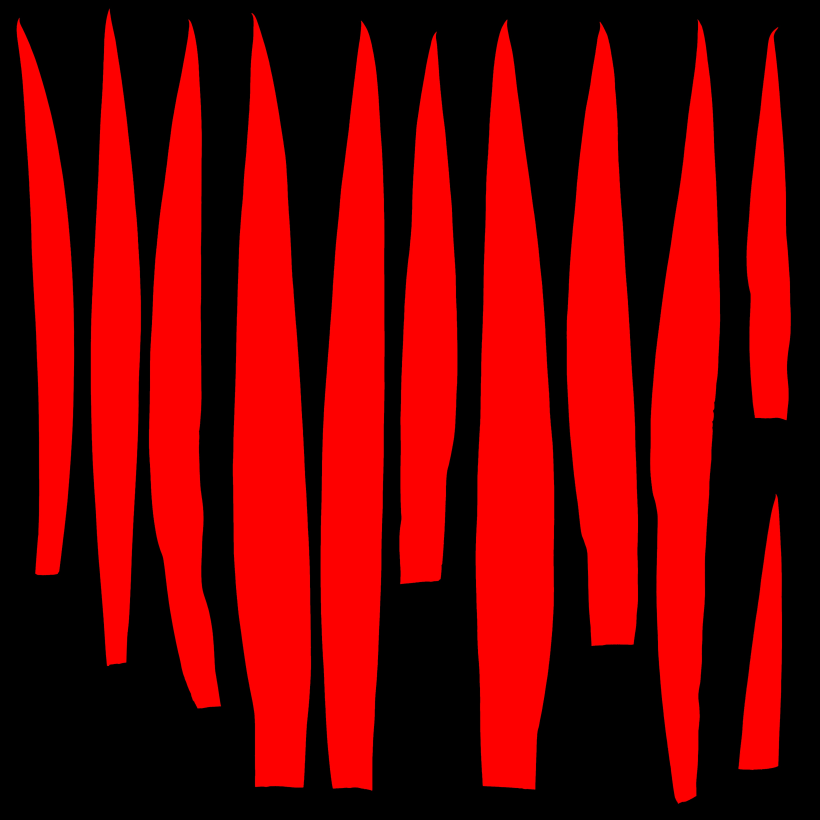
#> input picture knowledge/landscape/foliage/generated/african_flag_Opacity.jpg, 4096 x 4096 px, given in place of Star_Jasmine_pjycl2_4K_Opacity.jpg, which was not available (shown at 1/5 size)
$ python banks.py
#> lines starting #> are read from the running program, lines starting #| are printed output that depends on the picture; after the words box and inside, x2 and y2 are one past the last pixel; in counts of white or black regions, pixels touching at a corner belong together
"""Leaf banks: single-leaf cut-outs found in a Megascans atlas's Opacity map (RED channel), oriented by PCA.

    python -I banks.py            -> knowledge/landscape/foliage/banks.json   (cached; tests read the JSON)

A leaf is kept only if it is one whole, live, green leaf: a component of the opacity mask (4-connected, on a 1024 px
downsample) whose mean colour is green (G/R >= 1.0 and not white: B <= 0.95 G; this is the dead-leaf and petal filter
the LDL pass-6 jasmine defect needs), that is not a merge of several leaves (area <= 2.2x the median) and not holed
(filled-row ratio >= 0.96). Each record: base point, unit axis base->tip, blade length and width (blade = the part
wider than 30 % of the maximum, so petioles are cut off and grown as stems by the skeleton)."""
import json
import math
import os
import sys
from collections import deque
from pathlib import Path

import numpy as np
from PIL import Image

Image.MAX_IMAGE_PIXELS = None
FAB = Path(os.environ.get("ARCHPIPE_FAB", "/home/omar/archpipe/shared/assets/user/landscape/fab/unzipped"))
OUT = Path(__file__).resolve().parents[4] / "knowledge/landscape/foliage/banks.json"
GEN = OUT.parent / "generated"
DS = 4   # downsample factor of the 4096 px atlas

# bank id -> (archive dir, file stem, scientific name of the scanned plant, min component px at 1024)
SOURCES = {
    "star_jasmine": ("star_jasmine_pjycl2_4k", "Star_Jasmine_pjycl2_4K", "Trachelospermum jasminoides", 400),
    "ginger_lily": ("ginger_lily_ud5fffgja_high", "Ginger_Lily_ud5fffgja_High_4K", "Hedychium coronarium", 600),
    "jungle_ginger": ("jungle_ginger_sgbms_high", "Jungle_Ginger_sgbms_High_4K", "Zingiber (Megascans 'Jungle Ginger')", 400),
    "cast_iron": ("cast___iron_plant_shdmr_high", "Cast_-_Iron_Plant_shdmr_High_4K", "Aspidistra elatior", 600),
    "taro": ("taro_sjli7_high", "Taro_sjli7_High_4K", "Colocasia esculenta", 3000),
    # client Fab downloads 2026-11-22 (assets_manifest.json). 5th field: opening radius (px at 1024) that cuts a leaflet
    # off the twig/rachis it touches in a sprig atlas; 0 for atlases of separate leaves
    "australian_laurel": ("australian_laurel_pf5hkss2_4k", "Australian_Laurel_pf5hkss2_4K", "Pittosporum undulatum", 400, 0),
    "weeping_fig": ("weeping_fig_pbxka2_4k", "Weeping_Fig_pbxkA2_4K", "Ficus benjamina", 150, 2),
    "grape_vine": ("common_grape_vine_qhmj12_4k", "Common_Grape_Vine_qhmj12_4K", "Vitis vinifera", 1200, 0),
    "tree_philodendron": ("tree_philodendron_qirh62_4k", "Tree_Philodendron_qirh62_4K", "Thaumatophyllum bipinnatifidum", 1500, 0),
    "elephant_ear": ("elephant_ear_qhnhw2_4k", "Elephant_Ear_qhnhW2_4K", "Alocasia (Megascans 'Elephant Ear')", 10000, 0),
    "african_flag": ("african_flag_okyefdhh2_4k", "African_Flag_okyefdhh2_4K", "Hedychium/Canna-type strap (Megascans 'African Flag')", 600, 0),
    "chinese_wisteria": ("chinese_wisteria_qfgfw2_4k", "Chinese_Wisteria_qfgfW2_4K", "Wisteria sinensis", 120, 2),
}


def maps(bank):
    d, stem = SOURCES[bank][:2]
    return {n: str(FAB / d / f"{stem}_{n}.jpg") for n in ("BaseColor", "Opacity", "Roughness", "Normal", "Translucency")}


# [13 lines left out: functions _erode, _grow, not called in this run]


def _components(mask, min_px):
    h, w = mask.shape
    seen = np.zeros_like(mask)
    for y, x in zip(*np.nonzero(mask)):
        if seen[y, x]:
            continue
        q = deque([(y, x)]); seen[y, x] = True; pts = [(y, x)]
        while q:
            cy, cx = q.popleft()
            for ny, nx in ((cy + 1, cx), (cy - 1, cx), (cy, cx + 1), (cy, cx - 1)):
                if 0 <= ny < h and 0 <= nx < w and mask[ny, nx] and not seen[ny, nx]:
                    seen[ny, nx] = True; q.append((ny, nx)); pts.append((ny, nx))
        if len(pts) >= min_px:
            yield np.array(pts)


# [34 lines left out: function _leaf, not called in this run]


def extract(bank):
#> called with bank = 'star_jasmine'
    d, stem, sci, min_px = SOURCES[bank][:4]
    open_px = SOURCES[bank][4] if len(SOURCES[bank]) > 4 else 0
    p = maps(bank)
    o = np.asarray(Image.open(p["Opacity"]).split()[0].resize((1024, 1024), Image.BILINEAR))
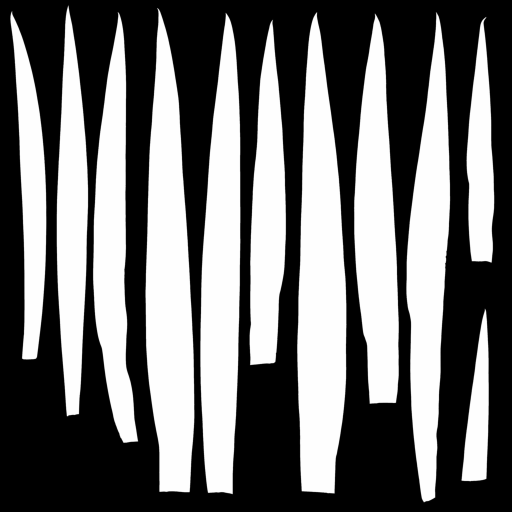
#> o: shape (1024, 1024) (shown at 1/2 size); min 0, max 254, mean 111.7
    mask = o > 100
#> mask: shape (1024, 1024) bool; 44.2% white; 11 white regions, largest, box (x1, y1, x2, y2) and area: (594, 25, 693, 987) 69306, (291, 17, 389, 985) 65857, (401, 26, 481, 988) 58179
    col = np.asarray(Image.open(p["BaseColor"]).convert("RGB").resize((1024, 1024), Image.BILINEAR)).astype(float)
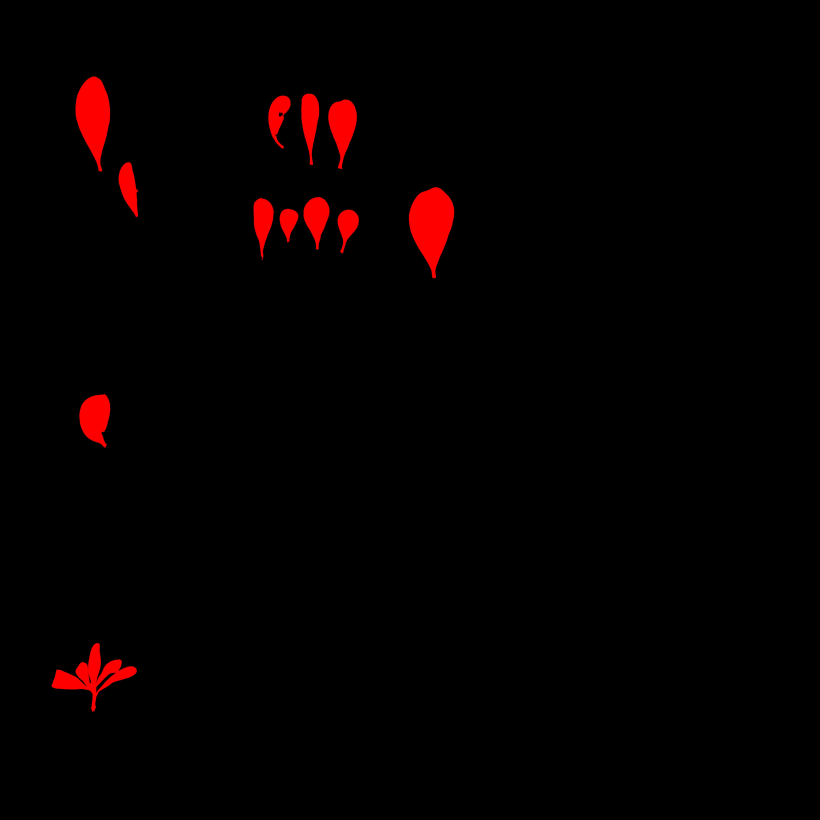
#> input picture knowledge/landscape/foliage/generated/australian_laurel_Opacity.jpg, 4096 x 4096 px, given in place of Star_Jasmine_pjycl2_4K_BaseColor.jpg, which was not available (shown at 1/5 size)
    comps = list(_components(_erode(mask, open_px) if open_px else mask, min_px // 1))
#> comps = 11 items
    if open_px:
        comps = [_grow(c, mask, open_px, mask.shape) for c in comps]
    areas = np.array([len(c) for c in comps]); med = float(np.median(areas))
#> after `areas = np.array([len(c) for c in comps])`: areas = [35987, 65857, 26655, 42092, 69306, 52252, 58179, 47961, 18960, 35358, 11195]
#> after `med = float(np.median(areas))`: med = 42092
    leaves, dropped, sums, kept = [], {"merged": 0, "dead_or_white": 0, "holed": 0, "tiny": 0}, [], []
    for c in comps:
        if len(c) > 2.2 * med:
            dropped["merged"] += 1; continue
        mc = col[c[:, 0], c[:, 1]].mean(0)
        if mc[1] / max(mc[0], 1e-6) < 1.0 or (mc[2] > 0.7 * mc[1] and mc.mean() > 100):
            dropped["dead_or_white"] += 1; continue
        if bank == "australian_laurel" and mc[1] / max(mc[0], 1e-6) > 1.55:      # chlorotic / lime young leaf: it would turn the whole plant yellow-green
            dropped["pale"] = dropped.get("pale", 0) + 1; continue
        r = _leaf(c, mc)
        if r is None or r["wid_px"] < 6 * DS or r["len_px"] / r["wid_px"] > 16:    # specks, canes and petioles are not leaves
            dropped["tiny"] += 1; continue
        if r["fill"] < 0.80:      # holed or torn blade
            dropped["holed"] += 1; continue
        leaves.append(r); sums.append(mc * len(c)); kept.append(c)
#> this loop made 11 passes
#> mc on passes 1 to 11: [20.56, 0.0742, 0.0816], [7.97, 0.0406, 0.0437], [0, 0, 0], [0, 0, 0], [0, 0, 0], [0, 0, 0], [4.93, 0.0249, 0.0286], [0, 0, 0], [0, 0, 0], [27.41, 0.0464, 0.0522], [0, 0, 0]
#> after the loop, dropped = {'merged': 0, 'dead_or_white': 11, 'holed': 0, 'tiny': 0}; kept = []; leaves = []; sums = []
    if leaves:     # ragged fragments: a strap blade much shorter than its siblings is a torn piece, not a leaf; a card > 2.2x the median length is a stem or a fused pair
        ml = float(np.median([l["len_px"] for l in leaves]))
        keep = [i for i, l in enumerate(leaves) if 0.45 * ml <= l["len_px"] <= 2.2 * ml or len(leaves) < 4]
        dropped["ragged_or_oversize"] = len(leaves) - len(keep)
        leaves = [leaves[i] for i in keep]; sums = [sums[i] for i in keep]; kept = [kept[i] for i in keep]
    if len(SOURCES[bank]) > 4 and leaves:     # isolation: a card whose box also holds another kept leaf would show it twice (sprig atlases)
        lab = np.zeros((1024, 1024), np.int32)
        for i, c in enumerate(kept):
            lab[c[:, 0], c[:, 1]] = i + 1
        ok = []
        for i, l in enumerate(leaves):
            bx, by = l["base_px"][0] / DS, l["base_px"][1] / DS; ax, ay = l["axis"]; L, W = l["len_px"] / DS, l["wid_px"] / DS * 1.2
            y0, y1 = int(max(0, by - L - W)), int(min(1024, by + L + W)); x0, x1 = int(max(0, bx - L - W)), int(min(1024, bx + L + W))
            yy, xx = np.mgrid[y0:y1, x0:x1]
            t = (xx - bx) * ax + (yy - by) * ay; n = -(xx - bx) * ay + (yy - by) * ax
            inside = (t >= 0) & (t <= L) & (np.abs(n) <= W / 2)
            sub = lab[y0:y1, x0:x1][inside]
            other = ((sub > 0) & (sub != i + 1)).sum()
            if other <= 0.04 * max(1, (sub == i + 1).sum()):
                ok.append(i)
        dropped["not_isolated"] = len(leaves) - len(ok)
        leaves = [leaves[i] for i in ok]; sums = [sums[i] for i in ok]; kept = [kept[i] for i in ok]
    mean_rgb = (np.sum(sums, axis=0) / sum(l["area_px"] / DS / DS for l in leaves)).round(1).tolist()
#> mean_rgb = nan
    maps_ = {k: v for k, v in p.items()}
    if len(SOURCES[bank]) > 4:      # client 2026-11-22 atlases: keep only the chosen leaves opaque, so a card never shows a neighbour or a twig
        m = np.zeros((1024, 1024), bool)
        for c in kept:
            m[c[:, 0], c[:, 1]] = True
        full = np.kron(m, np.ones((DS, DS), bool))
        for _ in range(DS):       # the 1024 mask is a block approximation: grow it to the true 4096 edge (opacity decides the edge)
            n = full.copy(); n[1:] |= full[:-1]; n[:-1] |= full[1:]; n[:, 1:] |= full[:, :-1]; n[:, :-1] |= full[:, 1:]; full = n
        red = np.asarray(Image.open(p["Opacity"]).split()[0])
        GEN.mkdir(exist_ok=True)
        z = Image.fromarray((red * full).astype(np.uint8))
        z = Image.merge("RGB", (z, Image.new("L", z.size, 0), Image.new("L", z.size, 0)))
        z.save(GEN / f"{bank}_Opacity.jpg", quality=95)
        maps_["Opacity"] = str(GEN / f"{bank}_Opacity.jpg")
    return dict(mean_rgb=mean_rgb, scientific_name=sci, atlas=f"{d}/{stem}", maps=maps_, leaves=leaves, dropped=dropped)


# [35 lines left out: function synth_palmate, not called in this run]


def build(out=OUT):
    res = {b: extract(b) for b in SOURCES}
#> call 2 of extract, with bank = 'ginger_lily'
#> in extract (call 2), `d, stem, sci, min_px = SOURCES[bank][:4]`: d = 'ginger_lily_ud5fffgja_high'; stem = 'Ginger_Lily_ud5fffgja_High_4K'; sci = 'Hedychium coronarium'; min_px = 600
#> in extract (call 2), `o = np.asarray(Image.open(p["Opacity"]).split()[0].resize((1024, 1024)..`:
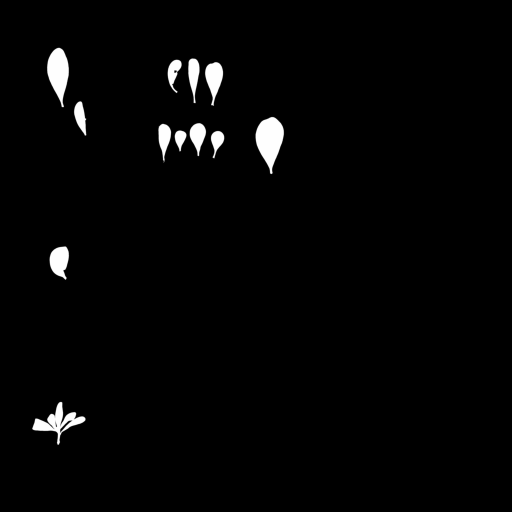
#> o: shape (1024, 1024) (shown at 1/2 size); min 0, max 254, mean 4.9
#> in extract (call 2), `mask = o > 100`:
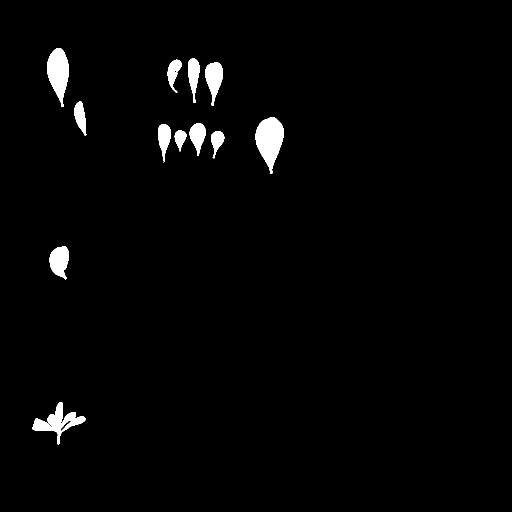
#> mask: shape (1024, 1024) bool (shown at 1/2 size); 2% white; 12 white regions, largest, box (x1, y1, x2, y2) and area: (511, 234, 568, 348) 3985, (94, 96, 138, 214) 3241, (65, 804, 171, 889) 2834
    res["palmate_fatsia"] = synth_palmate("fatsia", "Colocasia esculenta (surface scan only; the Fatsia-like outline is generated, not scanned)", 9, 0.62, 165, 0.0)
    res["palmate_grape"] = synth_palmate("grape", "Colocasia esculenta (surface scan only; the grape-like outline is generated, not scanned)", 5, 0.78, 150, 0.0)
    out.write_text(json.dumps(res, indent=1))
    for b, r in res.items():
        print(b, len(r["leaves"]), r["dropped"])
    return res


if __name__ == "__main__":
#> (the run stopped early here; a loop or call above may not have finished)
